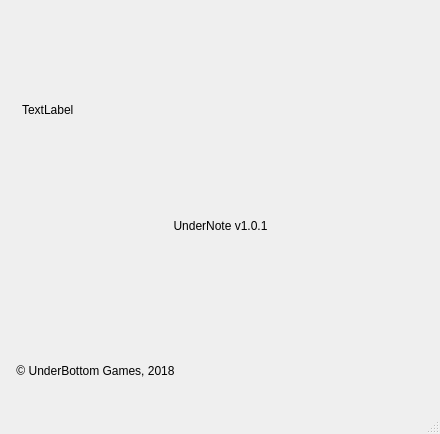
<?xml version="1.0" encoding="UTF-8"?>
<ui version="4.0">
 <class>MainWindow</class>
 <widget class="QMainWindow" name="MainWindow">
  <property name="enabled">
   <bool>true</bool>
  </property>
  <property name="geometry">
   <rect>
    <x>0</x>
    <y>0</y>
    <width>440</width>
    <height>434</height>
   </rect>
  </property>
  <property name="sizePolicy">
   <sizepolicy hsizetype="Fixed" vsizetype="Fixed">
    <horstretch>0</horstretch>
    <verstretch>0</verstretch>
   </sizepolicy>
  </property>
  <property name="contextMenuPolicy">
   <enum>Qt::NoContextMenu</enum>
  </property>
  <property name="windowTitle">
   <string>UnderNote - о программе</string>
  </property>
  <widget class="QWidget" name="centralwidget">
   <widget class="QLabel" name="namel">
    <property name="geometry">
     <rect>
      <x>160</x>
      <y>210</y>
      <width>121</width>
      <height>31</height>
     </rect>
    </property>
    <property name="text">
     <string>UnderNote v1.0.1</string>
    </property>
    <property name="alignment">
     <set>Qt::AlignCenter</set>
    </property>
   </widget>
   <widget class="QLabel" name="pixlab">
    <property name="geometry">
     <rect>
      <x>22</x>
      <y>10</y>
      <width>396</width>
      <height>200</height>
     </rect>
    </property>
    <property name="text">
     <string>TextLabel</string>
    </property>
   </widget>
   <widget class="QLabel" name="copyrlab">
    <property name="geometry">
     <rect>
      <x>10</x>
      <y>350</y>
      <width>171</width>
      <height>41</height>
     </rect>
    </property>
    <property name="text">
     <string>© UnderBottom Games, 2018</string>
    </property>
    <property name="alignment">
     <set>Qt::AlignCenter</set>
    </property>
   </widget>
  </widget>
  <widget class="QMenuBar" name="menubar">
   <property name="geometry">
    <rect>
     <x>0</x>
     <y>0</y>
     <width>440</width>
     <height>21</height>
    </rect>
   </property>
  </widget>
  <widget class="QStatusBar" name="statusbar"/>
 </widget>
 <resources/>
 <connections/>
</ui>
